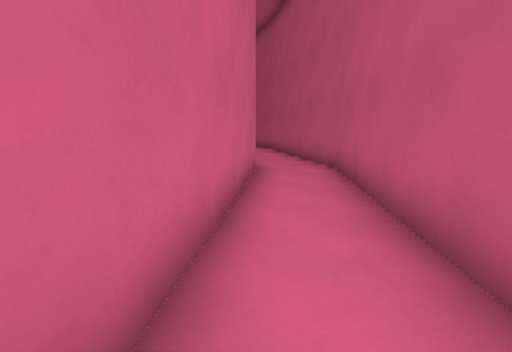
[1] (above)

12 first-person views from a walk through a 3-D level made in the Godot game engine. The camera is 1.3 m above the floor, tilts 10° down and sees 85° across. The floor is counted in squares, 1.19 m on a side. Each view is taken from the middle of a square. On the plan, view 1 faces up. The plan holds only what a view shows up to about 12 squares ahead; the rest is blank. The place goes on beyond the plan. Characters and animated objects are left out.

[2]
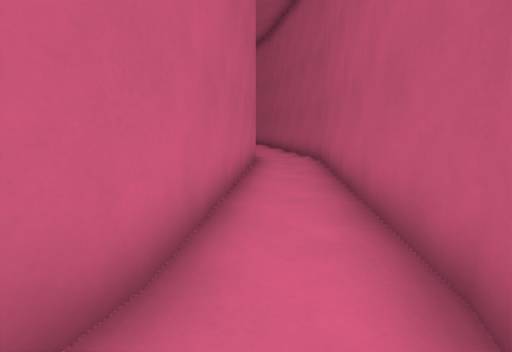

[3]
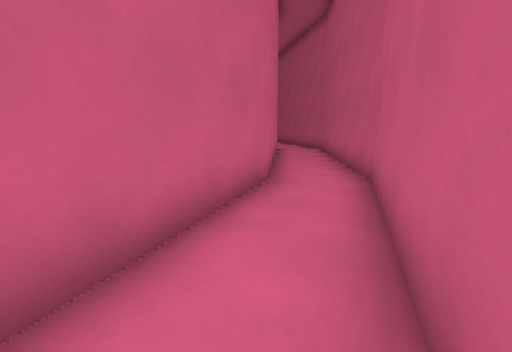

[4]
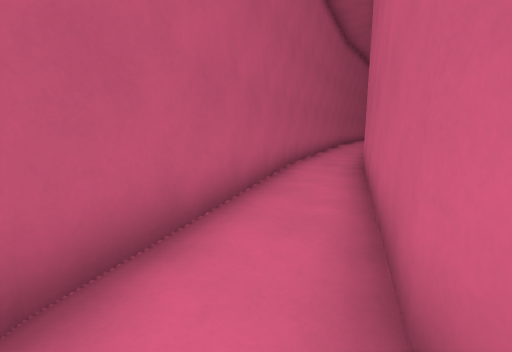

[5]
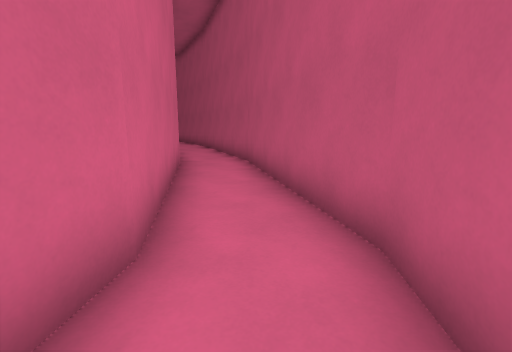

[6]
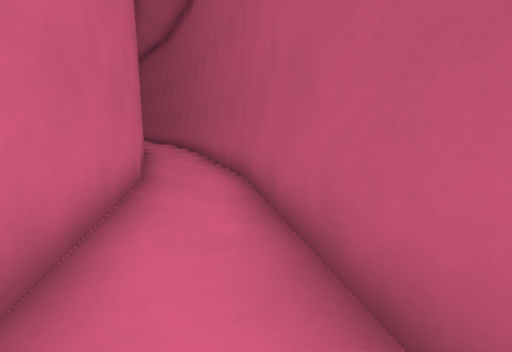

[7]
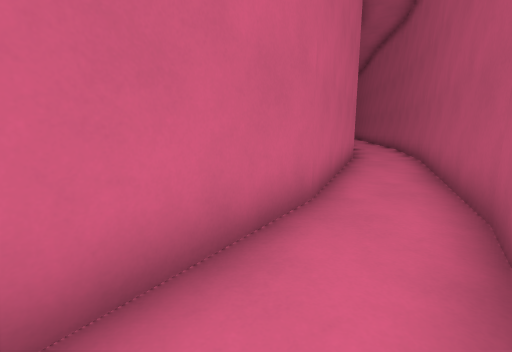

[8]
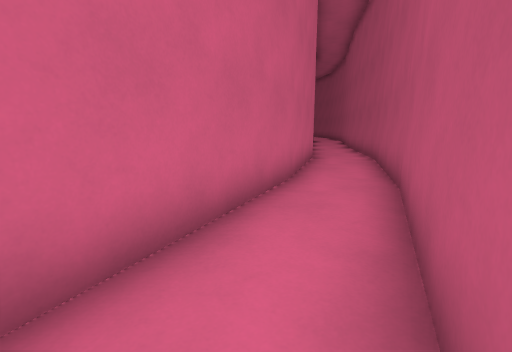

[9]
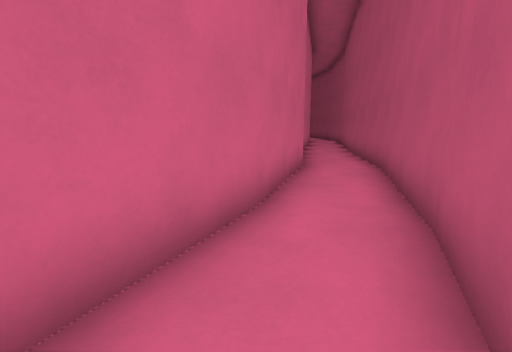

[10]
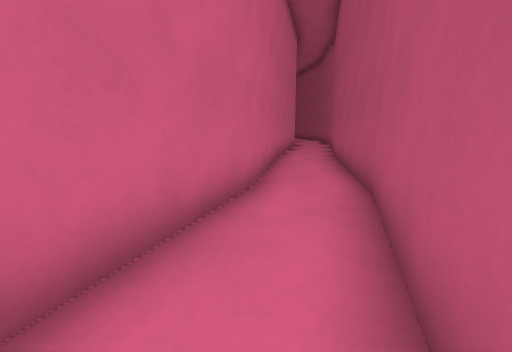

[11]
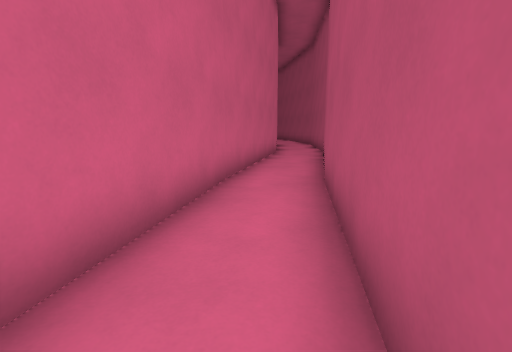

[12]
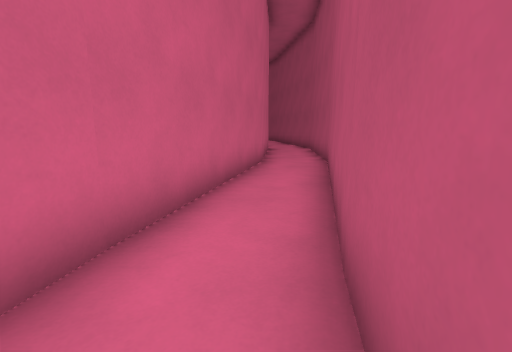

### Floor plan
Points are (right, up) in squares from view 1. A wall is a line through its corners. A room is listed if a view was taken in it or the views show most of it. See-through windows are left out.
Room 1 (views 1, 4, 5, 6)
walls: (1.3, -0.5) (2.1, 7.3) (1.9, 8.5); (-0.3, 8.4) (0, 7.2) (-0.8, -0.3)
ways out: opening at (0, -1) to room 2; opening at (1, 8) to room 4
Room 2 (view 2)
walls: (0.2, -3.7) (1.3, -0.4); (-0.8, -0.2) (-1.8, -3.3)
ways out: opening at (0, -1) to room 1; opening at (-1, -4) to room 3
Room 3 (view 3)
walls: (-1.8, -3.3) (-3, -6.8); (-1, -7.4) (0.2, -3.7)
ways out: opening at (-1, -4) to room 2
Room 4 (view 7)
walls: (-1.4, 13.6) (-0.3, 8.4); (1.9, 8.5) (0.7, 14.1)
ways out: opening at (1, 8) to room 1; opening at (0, 14) to room 5
Room 5 (view 8)
walls: (-2.4, 16.3) (-1.3, 13.5); (0.8, 13.9) (-0.3, 16.7)
ways out: opening at (0, 14) to room 4; opening at (-1, 17) to room 6
Room 6 (views 9, 10)
walls: (-3.7, 19.7) (-2.4, 16.3); (-0.3, 16.7) (-1.7, 20.4)
ways out: opening at (-1, 17) to room 5; opening at (-3, 21)
Room 7 (view 11)
walls: (-5.7, 23.6) (-4.9, 22.1); (-3, 22.9) (-3.9, 24.6)
ways out: opening at (-5, 25) to room 8; opening at (-4, 23)
Room 8 (view 12)
walls: (-8.1, 27) (-5.7, 23.6); (-3.8, 24.5) (-6.2, 27.9)
ways out: opening at (-5, 25) to room 7; opening at (-7, 28)

Where each view was taken, in squares from view 1:
view 1: 0 up, 0 right, facing up
view 2: 2 down, 0 right, facing up
view 3: 6 down, 1 left, facing up
view 4: 1 up, 0 right, facing down
view 5: 5 up, 1 right, facing up
view 6: 8 up, 1 right, facing up
view 7: 10 up, 1 right, facing up-left
view 8: 15 up, 0 right, facing up-left
view 9: 17 up, 1 left, facing up-left
view 10: 20 up, 2 left, facing up-left
view 11: 24 up, 4 left, facing up-left
view 12: 27 up, 6 left, facing up-left
